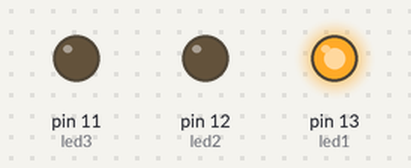
Bench run of a sketch on a simulated Arduino Uno, built with avr-gcc and run on an emulated ATmega328P. Parts: output pins drawn as LEDs (lit = HIGH).

Above: at 0.1 s.
At 0.55 s:
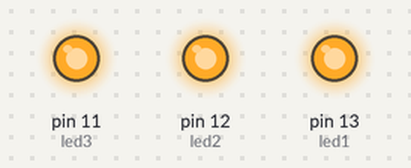
At 0.85 s:
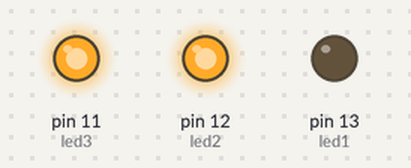
At 1.4 s:
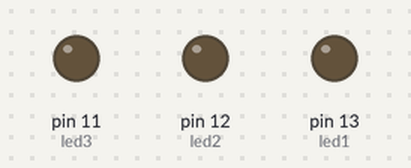
At 1.8 s:
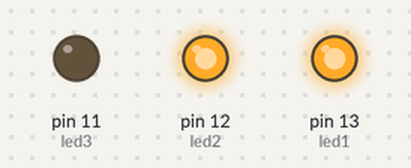
At 2.65 s:
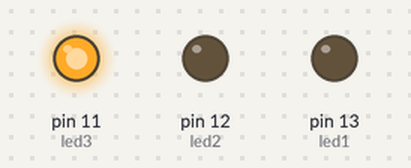
Timing chart, 0 to 3.5 s (numbered marks = the images above):
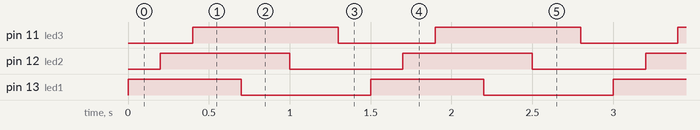

Measured:
- by itself, pin 11 (led3): alternates HIGH for 0.90 s and LOW for 0.60 s
- by itself, pin 12 (led2): alternates HIGH for 0.80 s and LOW for 0.70 s
- by itself, pin 13 (led1): alternates HIGH for 0.70 s and LOW for 0.80 s

The sketch:

3LED_blink.ino
```cpp
int led1 = 13;
int led2 = 12;
int led3 = 11;


void setup() {
  pinMode(led1, OUTPUT);
  pinMode(led2, OUTPUT);
  pinMode(led3, OUTPUT);
}

void loop() {
  digitalWrite(led1,HIGH);
  delay(200);
  digitalWrite(led2,HIGH);
  delay(200);
  digitalWrite(led3,HIGH);
  delay(300);
  digitalWrite(led1,LOW);
  delay(300);
  digitalWrite(led2,LOW);
  delay(300);
  digitalWrite(led3,LOW);
  delay(200);
}
```
